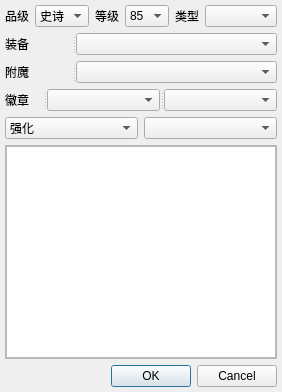
<?xml version="1.0" encoding="UTF-8"?>
<ui version="4.0">
 <class>EquipmentDialog</class>
 <widget class="QDialog" name="EquipmentDialog">
  <property name="geometry">
   <rect>
    <x>0</x>
    <y>0</y>
    <width>277</width>
    <height>392</height>
   </rect>
  </property>
  <property name="maximumSize">
   <size>
    <width>416</width>
    <height>16777215</height>
   </size>
  </property>
  <property name="windowTitle">
   <string>Dialog</string>
  </property>
  <layout class="QVBoxLayout" name="verticalLayout">
   <property name="leftMargin">
    <number>5</number>
   </property>
   <property name="topMargin">
    <number>5</number>
   </property>
   <property name="rightMargin">
    <number>5</number>
   </property>
   <property name="bottomMargin">
    <number>5</number>
   </property>
   <item>
    <layout class="QHBoxLayout" name="horizontalLayout">
     <item>
      <layout class="QHBoxLayout" name="horizontalLayout_grade">
       <item>
        <widget class="QLabel" name="label_grade">
         <property name="text">
          <string>品级</string>
         </property>
        </widget>
       </item>
       <item>
        <widget class="QComboBox" name="comboBox_grade">
         <item>
          <property name="text">
           <string>史诗</string>
          </property>
         </item>
        </widget>
       </item>
      </layout>
     </item>
     <item>
      <layout class="QHBoxLayout" name="horizontalLayout_level">
       <item>
        <widget class="QLabel" name="label_level">
         <property name="text">
          <string>等级</string>
         </property>
        </widget>
       </item>
       <item>
        <widget class="QComboBox" name="comboBox_level">
         <item>
          <property name="text">
           <string>85</string>
          </property>
         </item>
         <item>
          <property name="text">
           <string>90</string>
          </property>
         </item>
         <item>
          <property name="text">
           <string>95</string>
          </property>
         </item>
        </widget>
       </item>
      </layout>
     </item>
     <item>
      <layout class="QHBoxLayout" name="horizontalLayout_type">
       <item>
        <widget class="QLabel" name="label_type">
         <property name="text">
          <string>类型</string>
         </property>
        </widget>
       </item>
       <item>
        <widget class="QComboBox" name="comboBox_type"/>
       </item>
      </layout>
     </item>
    </layout>
   </item>
   <item>
    <widget class="QSplitter" name="splitter_equipment">
     <property name="orientation">
      <enum>Qt::Horizontal</enum>
     </property>
     <widget class="QLabel" name="label_equipment">
      <property name="text">
       <string>装备</string>
      </property>
     </widget>
     <widget class="QComboBox" name="comboBox_equipment"/>
    </widget>
   </item>
   <item>
    <widget class="QSplitter" name="splitter_enchantment">
     <property name="orientation">
      <enum>Qt::Horizontal</enum>
     </property>
     <widget class="QLabel" name="label_enchantment">
      <property name="text">
       <string>附魔</string>
      </property>
     </widget>
     <widget class="QComboBox" name="comboBox_enchantment"/>
    </widget>
   </item>
   <item>
    <widget class="QSplitter" name="splitter_badge">
     <property name="orientation">
      <enum>Qt::Horizontal</enum>
     </property>
     <widget class="QLabel" name="label_badge">
      <property name="text">
       <string>徽章</string>
      </property>
     </widget>
     <widget class="QComboBox" name="comboBox_badge0"/>
     <widget class="QComboBox" name="comboBox_badge1"/>
    </widget>
   </item>
   <item>
    <layout class="QHBoxLayout" name="horizontalLayout_strengthen">
     <item>
      <widget class="QComboBox" name="comboBox_strengthenType">
       <item>
        <property name="text">
         <string>强化</string>
        </property>
       </item>
       <item>
        <property name="text">
         <string>附魔</string>
        </property>
       </item>
      </widget>
     </item>
     <item>
      <widget class="QComboBox" name="comboBox_strengthenLevel"/>
     </item>
    </layout>
   </item>
   <item>
    <widget class="QScrollArea" name="scrollArea">
     <property name="widgetResizable">
      <bool>true</bool>
     </property>
     <widget class="QWidget" name="scrollAreaWidgetContents">
      <property name="geometry">
       <rect>
        <x>0</x>
        <y>0</y>
        <width>265</width>
        <height>215</height>
       </rect>
      </property>
      <layout class="QGridLayout" name="gridLayout">
       <property name="leftMargin">
        <number>0</number>
       </property>
       <property name="topMargin">
        <number>0</number>
       </property>
       <property name="rightMargin">
        <number>0</number>
       </property>
       <property name="bottomMargin">
        <number>0</number>
       </property>
       <item row="0" column="0">
        <widget class="QTextBrowser" name="textBrowser"/>
       </item>
      </layout>
     </widget>
    </widget>
   </item>
   <item>
    <widget class="QDialogButtonBox" name="buttonBox">
     <property name="orientation">
      <enum>Qt::Horizontal</enum>
     </property>
     <property name="standardButtons">
      <set>QDialogButtonBox::Cancel|QDialogButtonBox::Ok</set>
     </property>
    </widget>
   </item>
  </layout>
 </widget>
 <resources/>
 <connections>
  <connection>
   <sender>buttonBox</sender>
   <signal>accepted()</signal>
   <receiver>EquipmentDialog</receiver>
   <slot>accept()</slot>
   <hints>
    <hint type="sourcelabel">
     <x>248</x>
     <y>254</y>
    </hint>
    <hint type="destinationlabel">
     <x>157</x>
     <y>274</y>
    </hint>
   </hints>
  </connection>
  <connection>
   <sender>buttonBox</sender>
   <signal>rejected()</signal>
   <receiver>EquipmentDialog</receiver>
   <slot>reject()</slot>
   <hints>
    <hint type="sourcelabel">
     <x>316</x>
     <y>260</y>
    </hint>
    <hint type="destinationlabel">
     <x>286</x>
     <y>274</y>
    </hint>
   </hints>
  </connection>
 </connections>
</ui>
